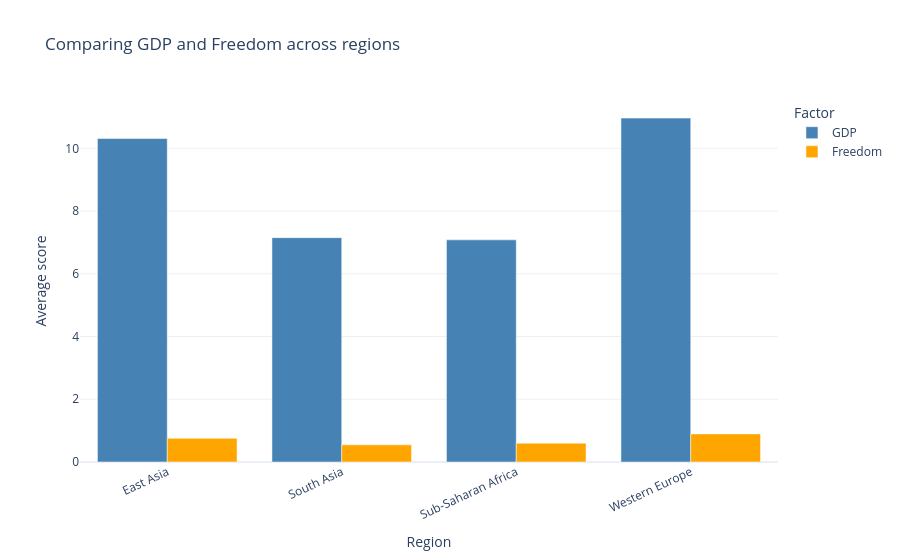

The notebook cell this image was saved under:
### Markdown cell above
---
## Done? Stretch Goal

If you finish both tasks with time to spare, try this:

**Task 3 (stretch):** Build a **grouped bar chart** comparing 2 sub-factors (e.g. `GDP_per_capita` and `Freedom`) across the 5 most populated regions. Use colour meaningfully and write an insight title.

Regions to include: `'Western Europe'`, `'Latin America'`, `'East Asia'`, `'Sub-Saharan Africa'`, `'South Asia'`

### Code cell
# Stretch goal — grouped bar chart
# YOUR CODE HERE



# Compare GDP and Freedom across different regions

regions = [
    'Western Europe',
    'Latin America',
    'East Asia',
    'Sub-Saharan Africa',
    'South Asia'
]

region_data = df[df['Region'].isin(regions)]

avg_data = region_data.groupby('Region')[['GDP', 'Freedom']].mean().reset_index()

fig3 = px.bar(
    avg_data,
    x='Region',
    y=['GDP', 'Freedom'],
    barmode='group',
    title='Comparing GDP and Freedom across regions',
    labels={
        'Region': 'Region',
        'value': 'Average score',
        'variable': 'Factor'
    },
    color_discrete_sequence=['steelblue', 'orange']
)

fig3.update_layout(
    template='plotly_white',
    xaxis_tickangle=-25,
    yaxis=dict(rangemode='tozero')
)

fig3.show()

### Figure 1 — Plotly figure (JSON) as saved in the notebook; plotly's stock layout.template omitted (floating-point values rounded to 4 significant figures)
{"data": [{"alignmentgroup": "True", "hovertemplate": "Factor=GDP<br>Region=%{x}<br>Average score=%{y}<extra></extra>", "legendgroup": "GDP", "marker": {"color": "steelblue", "pattern": {"shape": ""}}, "name": "GDP", "offsetgroup": "GDP", "orientation": "v", "showlegend": true, "textposition": "auto", "type": "bar", "x": ["East Asia", "South Asia", "Sub-Saharan Africa", "Western Europe"], "xaxis": "x", "y": [10.31, 7.152, 7.082, 10.96], "yaxis": "y"}, {"alignmentgroup": "True", "hovertemplate": "Factor=Freedom<br>Region=%{x}<br>Average score=%{y}<extra></extra>", "legendgroup": "Freedom", "marker": {"color": "orange", "pattern": {"shape": ""}}, "name": "Freedom", "offsetgroup": "Freedom", "orientation": "v", "showlegend": true, "textposition": "auto", "type": "bar", "x": ["East Asia", "South Asia", "Sub-Saharan Africa", "Western Europe"], "xaxis": "x", "y": [0.754, 0.5463, 0.5994, 0.8961], "yaxis": "y"}], "layout": {"barmode": "group", "legend": {"title": {"text": "Factor"}, "tracegroupgap": 0}, "title": {"text": "Comparing GDP and Freedom across regions"}, "xaxis": {"anchor": "y", "domain": [0, 1], "tickangle": -25, "title": {"text": "Region"}}, "yaxis": {"anchor": "x", "domain": [0, 1], "rangemode": "tozero", "title": {"text": "Average score"}}}}
